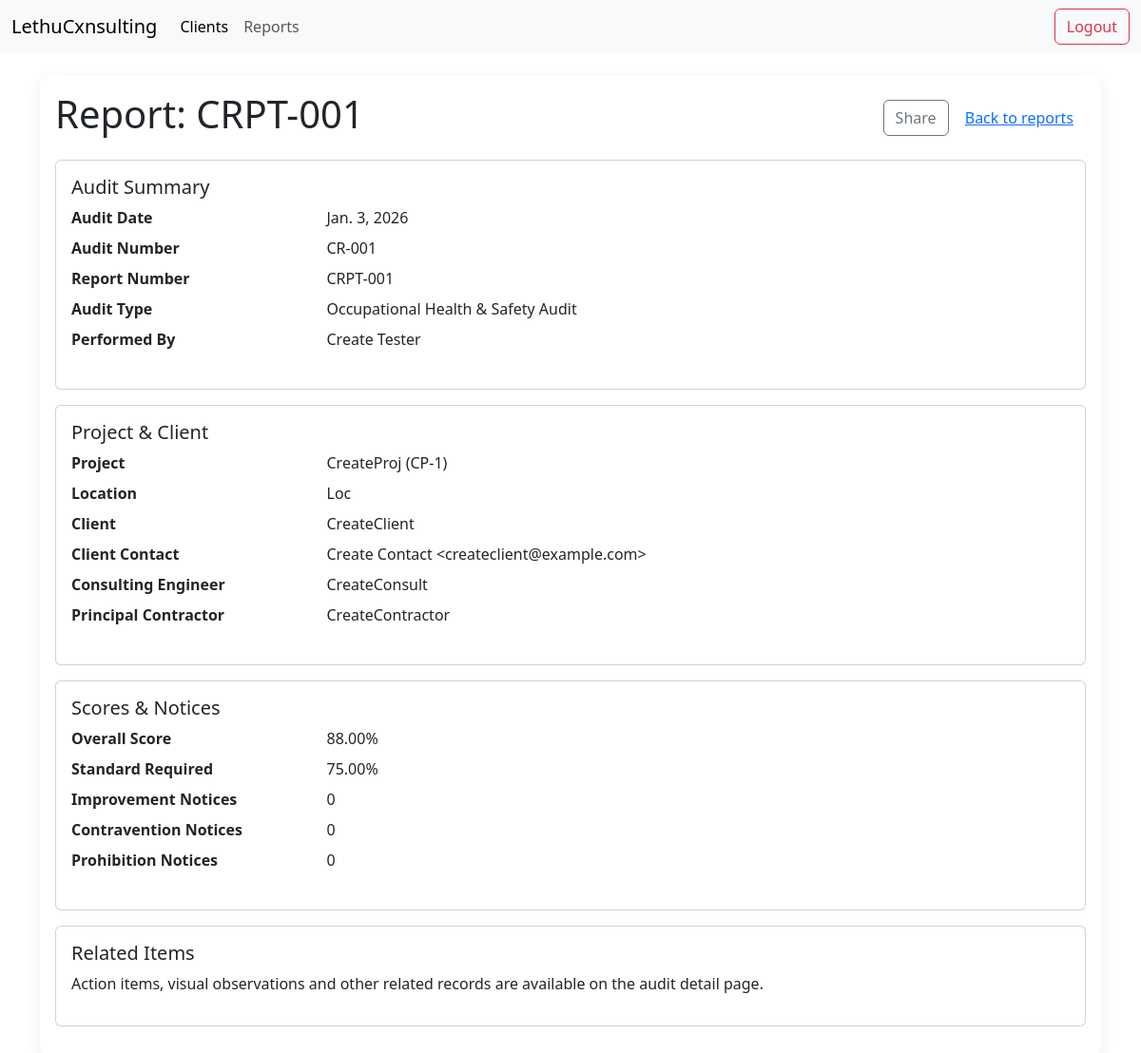
/reports/3/ (signed in), run on the app's committed database.
### audit/models.py (models this page shows, shortened)
class Audit(models.Model):
    AUDIT_TYPES = [
        ('OHS', 'Occupational Health & Safety Audit'),
        ('ENV', 'Environmental Audit'),
        ('QUAL', 'Quality Audit'),
    ]
    project = models.ForeignKey(Project, on_delete=models.CASCADE)
    audit_date = models.DateField()
    audit_type = models.CharField(max_length=10, choices=AUDIT_TYPES, default='OHS')
    audit_number = models.CharField(max_length=50)  # e.g., "001"
    performed_by = models.CharField(max_length=200)  # e.g., "LETHU SAFETY CONSULTANTS (PTY) LTD"
    report_number = models.CharField(max_length=100)  # e.g., "CHS-LSC-2025/06"
    overall_score_percentage = models.DecimalField(max_digits=5, decimal_places=2,
                                                   validators=[MinValueValidator(0), MaxValueValidator(100)])
    standard_required = models.DecimalField(max_digits=5, decimal_places=2, default=75.00,
                                            validators=[MinValueValidator(0), MaxValueValidator(100)])
    improvement_notices = models.IntegerField(default=0)
    contravention_notices = models.IntegerField(default=0)
    prohibition_notices = models.IntegerField(default=0)

class Project(models.Model):
    title = models.CharField(max_length=500)
    permit_number = models.CharField(max_length=100)
    location = models.CharField(max_length=500)
    client = models.ForeignKey(Client, on_delete=models.CASCADE)
    consulting_engineer = models.ForeignKey(ConsultingFirm, on_delete=models.CASCADE)
    principal_contractor = models.ForeignKey(PrincipalContractor, on_delete=models.CASCADE)

class Client(models.Model):
    name = models.CharField(max_length=200)
    contact_name = models.CharField(max_length=200, blank=True, null=True)
    contact_email = models.EmailField(blank=True, null=True)
    contact_phone = models.CharField(max_length=50, blank=True, null=True)
    address = models.TextField(blank=True, null=True)

class ConsultingFirm(models.Model):
    name = models.CharField(max_length=200)

class PrincipalContractor(models.Model):
    name = models.CharField(max_length=200)
    registration_number = models.CharField(max_length=100, blank=True, null=True)

### audit/views.py (the view)
# urls.py: path('reports/<int:pk>/', AuditDetailView.as_view(), name='report-detail'),
class AuditDetailView(LoginRequiredMixin, TemplateView):
    template_name = 'dashboard/reports/detail.html'
    login_url = '/'
    def get_context_data(self, **kwargs):
        ctx = super().get_context_data(**kwargs)
        from audit.models import Audit
        audit = get_object_or_404(Audit, pk=kwargs.get('pk'))
        ctx['audit'] = audit
        return ctx

### templates/dashboard/reports/detail.html (shortened to what this page needs)
{% extends 'assets/base.html' %}
{% block content %}
    <div class="d-flex justify-content-between align-items-center mb-3">
        <h1>Report: {{ audit.report_number }}</h1>
        <div>
            <button class="btn btn-outline-secondary" data-app-action="report-share" data-audit-id="{{ audit.id }}">Share</button>
            <a href="{% url 'audit:report-dashboard' %}" class="btn btn-link">Back to reports</a>
        </div>
    </div>
    <section class="card mb-3">
      <div class="card-body">
        <h5 class="card-title">Audit Summary</h5>
        <dl class="row">
            <dt class="col-sm-3">Audit Date</dt><dd class="col-sm-9">{{ audit.audit_date }}</dd>
            <dt class="col-sm-3">Audit Number</dt><dd class="col-sm-9">{{ audit.audit_number }}</dd>
            <dt class="col-sm-3">Report Number</dt><dd class="col-sm-9">{{ audit.report_number }}</dd>
            <dt class="col-sm-3">Audit Type</dt><dd class="col-sm-9">{{ audit.get_audit_type_display }}</dd>
            <dt class="col-sm-3">Performed By</dt><dd class="col-sm-9">{{ audit.performed_by }}</dd>
        </dl>
      </div>
    </section>
    <section class="card mb-3">
      <div class="card-body">
        <h5 class="card-title">Project & Client</h5>
        <dl class="row">
            <dt class="col-sm-3">Project</dt><dd class="col-sm-9">{{ audit.project.title }} ({{ audit.project.permit_number }})</dd>
            <dt class="col-sm-3">Location</dt><dd class="col-sm-9">{{ audit.project.location }}</dd>
            <dt class="col-sm-3">Client</dt><dd class="col-sm-9">{{ audit.project.client.name }}</dd>
            <dt class="col-sm-3">Client Contact</dt><dd class="col-sm-9">{{ audit.project.client.contact_name }} &lt;{{ audit.project.client.contact_email }}&gt;</dd>
            <dt class="col-sm-3">Consulting Engineer</dt><dd class="col-sm-9">{{ audit.project.consulting_engineer.name }}</dd>
            <dt class="col-sm-3">Principal Contractor</dt><dd class="col-sm-9">{{ audit.project.principal_contractor.name }}</dd>
        </dl>
      </div>
    </section>
    <section class="card mb-3">
      <div class="card-body">
        <h5 class="card-title">Scores & Notices</h5>
        <dl class="row">
            <dt class="col-sm-3">Overall Score</dt><dd class="col-sm-9">{{ audit.overall_score_percentage }}%</dd>
            <dt class="col-sm-3">Standard Required</dt><dd class="col-sm-9">{{ audit.standard_required }}%</dd>
            <dt class="col-sm-3">Improvement Notices</dt><dd class="col-sm-9">{{ audit.improvement_notices }}</dd>
            <dt class="col-sm-3">Contravention Notices</dt><dd class="col-sm-9">{{ audit.contravention_notices }}</dd>
            <dt class="col-sm-3">Prohibition Notices</dt><dd class="col-sm-9">{{ audit.prohibition_notices }}</dd>
        </dl>
      </div>
    </section>
    <section class="card mb-3">
      <div class="card-body">
        <h5 class="card-title">Related Items</h5>
        <p>Action items, visual observations and other related records are available on the audit detail page.</p>
      </div>
    </section>
{% endblock %}

### data on the page
Audit: report_number "CRPT-001", audit_date "Jan. 3, 2026", audit_number "CR-001", audit_type "Occupational Health & Safety Audit", performed_by "Create Tester", project "CreateProj", project.permit_number "CP-1", project.location "Loc", project.client.name "CreateClient", project.client.contact_name "Create Contact", project.client.contact_email "createclient@example.com", project.consulting_engineer.name "CreateConsult", project.principal_contractor.name "CreateContractor", overall_score_percentage "88.00", standard_required "75.00", improvement_notices "0", contravention_notices "0", prohibition_notices "0"
